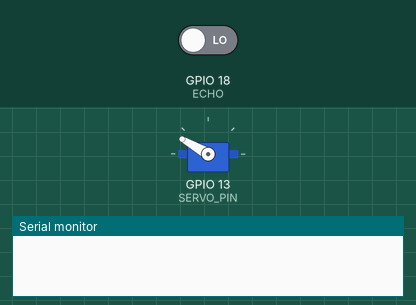
Bench run of a program on a simulated ESP32. Parts: servo, the last lines printed to the serial monitor. The inputs (shaded band) are chosen by the test bench; at power-on: GPIO 18 (ECHO) LOW.

Above: at 0.05 s.
At 1.8 s:
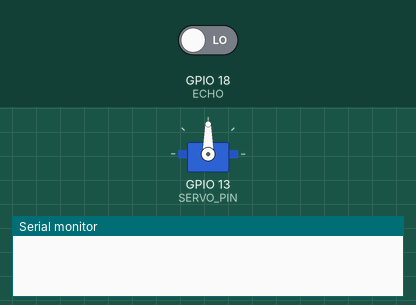
At 3.55 s:
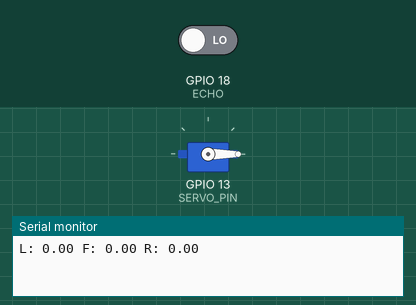
Timing chart, 0 to 8.2 s (numbered marks = the images above):
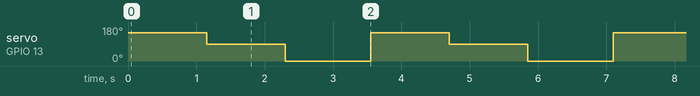

The program:

main.cpp
```cpp
#include <Arduino.h>
#include <ESP32Servo.h>

#define TRIG 5
#define ECHO 18
#define SERVO_PIN 13

Servo servo;

float readDistance(){
  digitalWrite(TRIG, LOW);
  delayMicroseconds(2);

  digitalWrite(TRIG, HIGH);
  delayMicroseconds(10);

  float duration = pulseIn(ECHO, HIGH);
  float distance = duration * 0.034 / 2;

  return distance;
}

float getWallsDistance(int angle){
  servo.write(angle);
  delay(150);

  return readDistance();
}


void setup() {
  Serial.begin(115200);

  pinMode(TRIG, OUTPUT);
  pinMode(ECHO, INPUT);

  servo.attach(SERVO_PIN);
}

void loop() {
  float left = getWallsDistance(150);
  float front = getWallsDistance(90);
  float right = getWallsDistance(0);

  Serial.print("L: "); Serial.print(left);
  Serial.print(" F: "); Serial.print(front);
  Serial.print(" R: "); Serial.println(right);

  delay(100);
}
```

Measured:
- by itself, servo on GPIO 13 (SERVO_PIN): repeats every 3.6 s: 0° 1.3 s, 150° 1.2 s, 90° 1.2 s
